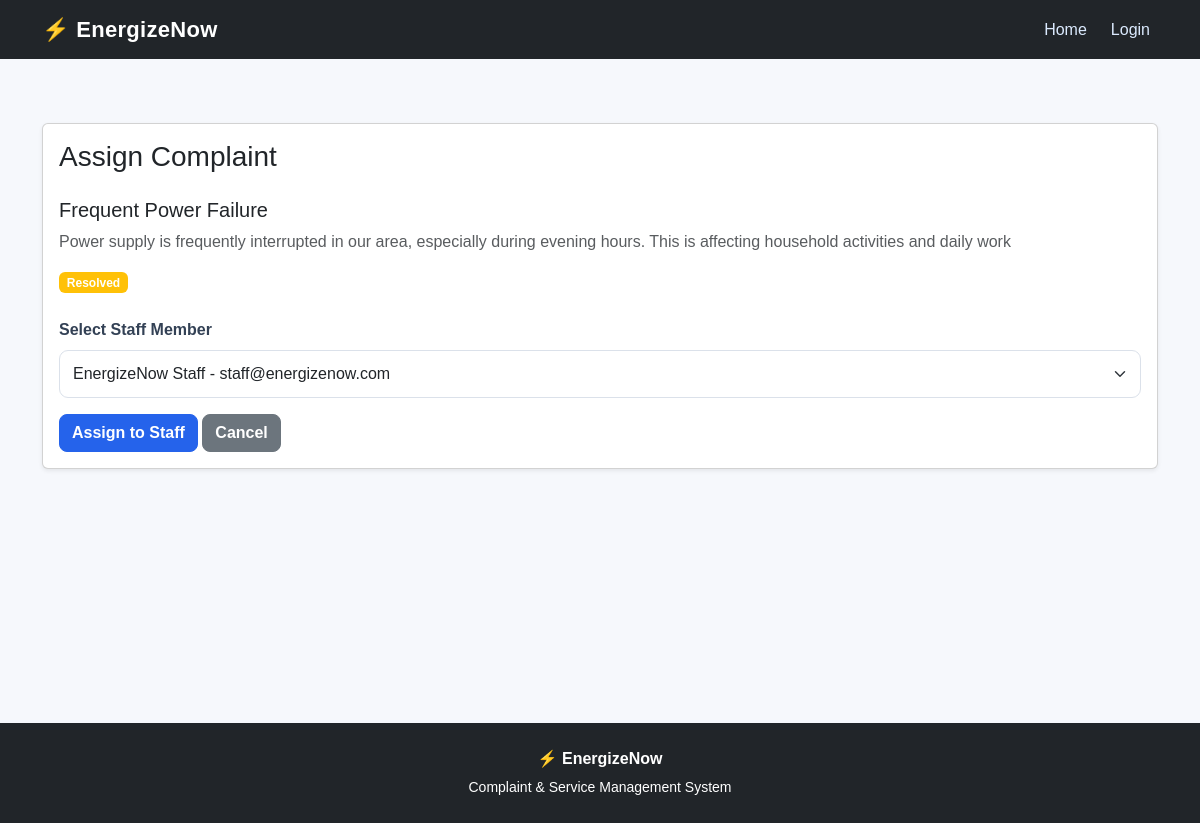
Screenshot of /admin/complaints/1/assign with the database file from the repository.
### models/complaint.py (models this page shows, shortened)
class Complaint(db.Model):
    __tablename__ = "complaints"
    id = db.Column(
        db.Integer,
        primary_key=True
    )
    title = db.Column(
        db.String(200),
        nullable=False
    )
    description = db.Column(
        db.Text,
        nullable=False
    )
    priority = db.Column(
        db.String(20),
        nullable=False,
        default="Medium"
    )
    status = db.Column(
        db.String(30),
        nullable=False,
        default="New"
    )
    created_at = db.Column(
        db.DateTime,
        default=datetime.utcnow
    )
    updated_at = db.Column(
        db.DateTime,
        default=datetime.utcnow,
        onupdate=datetime.utcnow
    )
    resolution = db.Column(
        db.Text
    )
    customer_id = db.Column(
        db.Integer,
        db.ForeignKey("users.id"),
        nullable=False
    )
    assigned_to = db.Column(
        db.Integer,
        db.ForeignKey("users.id"),
        nullable=True
    )
    category_id = db.Column(
        db.Integer,
        db.ForeignKey("categories.id"),
        nullable=True
    )

### models/user.py (models this page shows, shortened)
class User(UserMixin, db.Model):
    __tablename__ = "users"
    id = db.Column(db.Integer, primary_key=True)
    name = db.Column(
        db.String(100),
        nullable=False
    )
    email = db.Column(
        db.String(120),
        unique=True,
        nullable=False
    )
    password = db.Column(
        db.String(255),
        nullable=False
    )
    role = db.Column(
        db.String(20),
        nullable=False,
        default="customer"
    )
    complaints = db.relationship(
        "Complaint",
        backref="customer",
        lazy=True,
        foreign_keys="Complaint.customer_id"
    )
    assigned_complaints = db.relationship(
        "Complaint",
        backref="assigned_staff",
        lazy=True,
        foreign_keys="Complaint.assigned_to"
    )

### routes/complaints.py (the view, shortened to what this page needs)
@complaints_bp.route(
    "/admin/complaints/<int:complaint_id>/assign",
    methods=["GET", "POST"]
)
@role_required("admin")
def assign_complaint(complaint_id):
    complaint = Complaint.query.get_or_404(complaint_id)
    staff_members = User.query.filter_by(
        role="staff"
    ).order_by(
        User.name
    ).all()
    return render_template(
        "complaints/assign.html",
        complaint=complaint,
        staff_members=staff_members
    )

### templates/complaints/assign.html (shortened to what this page needs)
{% extends "base.html" %}
{% block content %}
<div class="container py-5">
    <div class="card shadow-sm">
        <div class="card-body">
            <h3 class="mb-4">
                Assign Complaint
            </h3>
            <div class="mb-4">
                <h5>{{ complaint.title }}</h5>
                <p class="text-muted">
                    {{ complaint.description }}
                </p>
                <span class="badge bg-warning">
                    {{ complaint.status }}
                </span>
            </div>
            <form method="POST">
                <div class="mb-3">
                    <label class="form-label">
                        Select Staff Member
                    </label>
                    <select
                        name="staff_id"
                        class="form-select"
                        required
                    >
                        {% for staff in staff_members %}
                        <option
                            value="{{ staff.id }}"
                            {% if complaint.assigned_to == staff.id %}
                            selected
                            {% endif %}
                        >
                            {{ staff.name }} -
                        </option>
                        {% endfor %}
                    </select>
                </div>
                <button
                    type="submit"
                    class="btn btn-primary"
                >
                    Assign to Staff
                </button>
                <a
                    href="{{ url_for('complaints.admin_complaints') }}"
                    class="btn btn-secondary"
                >
                    Cancel
                </a>
            </form>
        </div>
    </div>
</div>
{% endblock %}

### static/css/style.css (style rules this page uses)
body { background: #f6f8fc; color: #172554; font-family: Arial, Helvetica, sans-serif; }
a { text-decoration: none; }
.form-label { font-weight: 600; color: #334155; }
.form-control, .form-select { border: 1px solid #dbe1ea; border-radius: 9px; padding: 11px 13px; }
.btn { border-radius: 8px; font-weight: 600; }
.btn-primary { background: #2563eb; border-color: #2563eb; }

### rows the page displays
Complaint: title "Frequent Power Failure", description "Power supply is frequently interrupted in our area, especially during evening hours. This is affecting household activities and daily work", status "Resolved", staff_id "EnergizeNow Staff - staff@energizenow.com"
